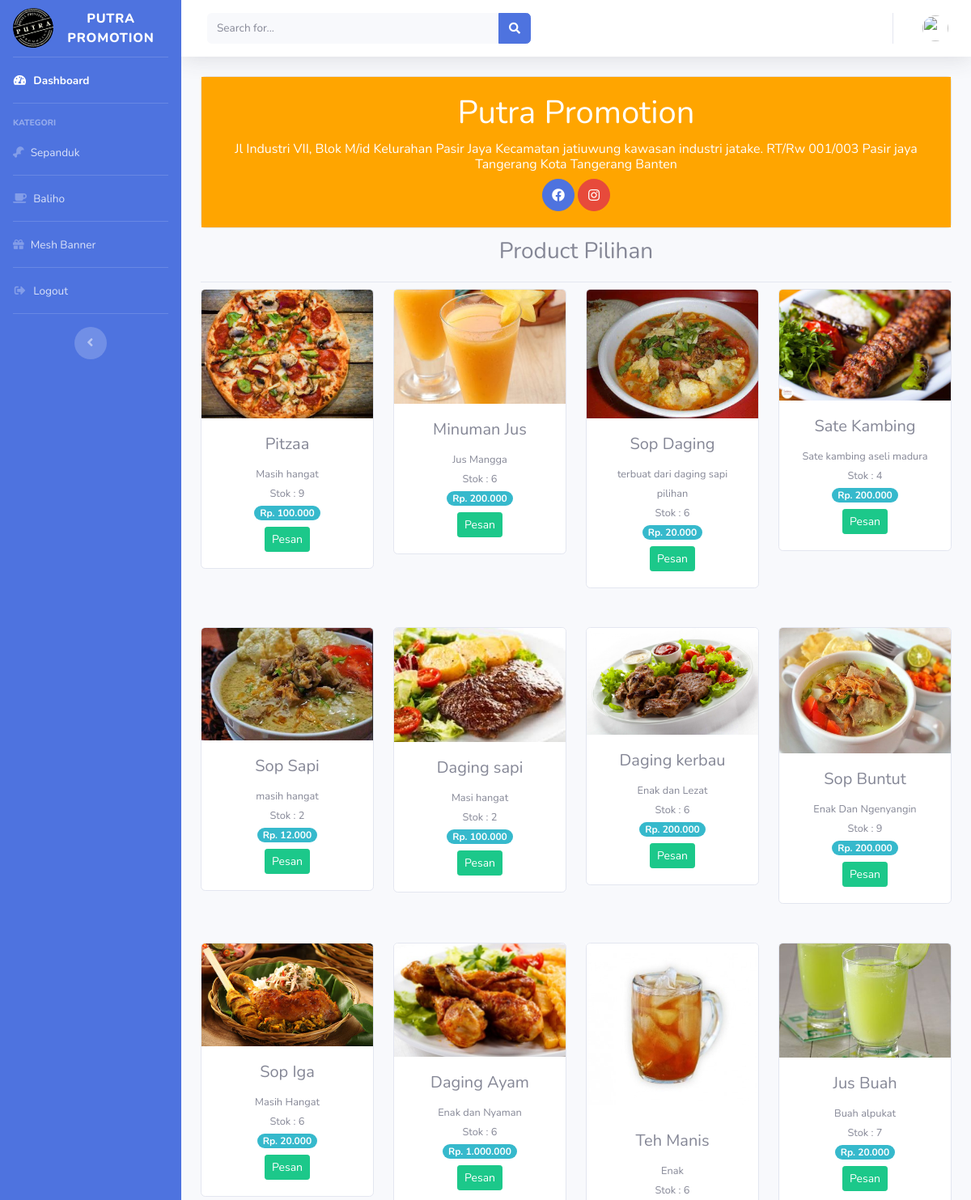
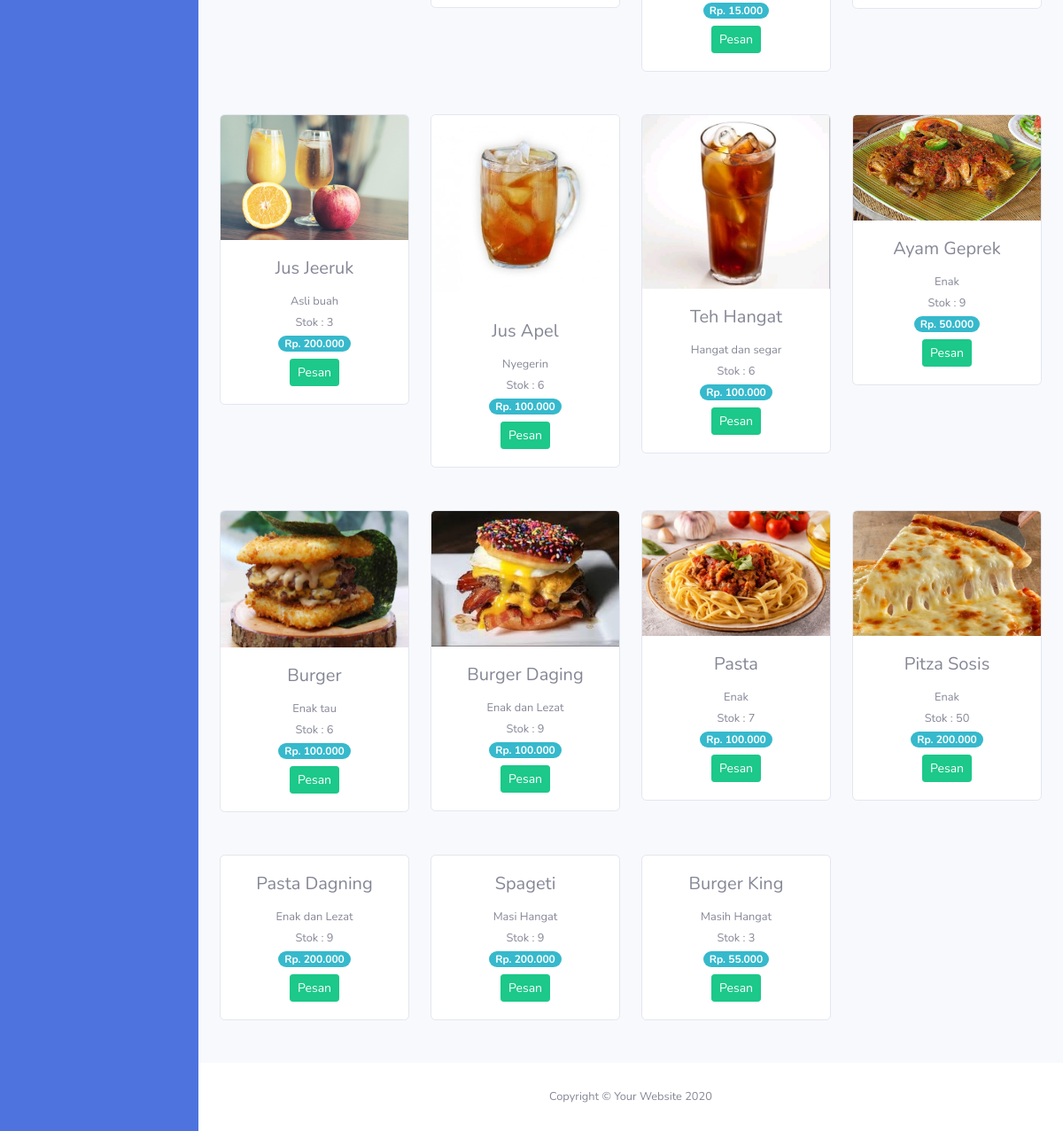
The page /index.php/dashboard on the database its author committed (2 pictures, top to bottom).
### tables this page shows
CREATE TABLE `tb_barang` (
  `id_barang` int(11) NOT NULL,
  `nama_barang` varchar(128) NOT NULL,
  `keterangan` varchar(225) NOT NULL,
  `kategori` varchar(60) NOT NULL,
  `harga` int(11) NOT NULL,
  `stok` int(4) NOT NULL,
  `gambar` varchar(200) NOT NULL
);

### application/controllers/Dashboard.php (called while the page is built, shortened)
<?php
class Dashboard extends CI_Controller {
	public function index(){
		$data['title'] = 'Dashboard';
		$data['user'] = $this->model_barang->tampil_user();
		$data['barang'] = $this->model_barang->tampil_data()->result_array();
		$this->load->view('templates/header', $data);
		$this->load->view('templates/sidebar');
		$this->load->view('templates/topbar', $data);
		$this->load->view('Dashboard/index', $data);
		$this->load->view('templates/footer');
	}
}

### index.php (called while the page is built, shortened)
<?php
require_once BASEPATH.'core/CodeIgniter.php';

### application/models/model_barang.php (called while the page is built, shortened)
<?php
class Model_barang extends CI_Model{
	public function tampil_data(){
		return $this->db->get('tb_barang');
	}
}

### application/views/Dashboard/index.php (the view, shortened to what this page needs)
     <div class="container-fluid">
     		<div class="card text-white text-center">
     			<div class="card-body" style="background: orange;">
     				<h1 class="card-title ">Putra Promotion</h1>
     				<h6>Jl Industri VII, Blok M/id Kelurahan Pasir Jaya Kecamatan jatiuwung kawasan industri jatake. RT/Rw 001/003 Pasir jaya Tangerang Kota Tangerang Banten</h6>
     				<button class="btn btn-primary btn-circle"><i class="fab fa-facebook"></i></i></button>
     				<button class="btn btn-danger btn-circle"><i class="fab fa-instagram"></i></button>
     			</div>
     		</div>
	<div class="card-header">
		<h3 align="center">Product Pilihan</h3>
	</div>
<div class="row text-center mt-2">
     		<?php foreach ($barang as $brg): ?>
      		<div class="col-6 col-md-3 col-lg-3 mb-5">
                     <div class="card">
                          <img src="<?= base_url('assets/img/barang/') .$brg['gambar']; ?>" class="card-img-top" id="perbesar" alt="" width="100%">
                   <div class="card-body">
                        	<h5 class="card-title"><?= $brg['nama_barang']; ?></h5>
       				<small><?= $brg['keterangan']; ?></small><br>
       				<small>Stok : <?= $brg['stok'] ?></small><br>
       				<span class="badge badge-pill badge-info mb-2">Rp. <?= number_format($brg['harga'], 0,',','.'); ?></span><br>
       				<a href="https://api.whatsapp.com/send?phone=6285364669771&text=Hallo%20Admin%20Saya%20Ingin%20Memesan" class="btn btn-sm btn-success">Pesan</a>
       			</div>
                     </div>
                 </div>
     		<?php endforeach ?>
</div>
     </div>
   </div>

### application/views/templates/header.php (shortened to what this page needs)
<!DOCTYPE html>
<html lang="en">
<head>
  <link href="<?= base_url('assets/') ?>vendor/fontawesome-free/css/all.min.css" rel="stylesheet" type="text/css">
  <link href="<?= base_url('assets/') ?>css/sb-admin-2.min.css" rel="stylesheet">
</head>
<body id="page-top">
  <div id="wrapper">

### application/views/templates/sidebar.php (shortened to what this page needs)
<ul class="navbar-nav sidebar bg-primary sidebar-dark accordion" id="accordionSidebar" >
  <a class="sidebar-brand d-flex align-items-center justify-content-center" href="">
    <div class="sidebar-brand-icon rotate-n-15">
      <img src="<?= base_url('assets/img/logo.jpeg') ?>" width="50" style="border-radius: 50%;">
    </div>
    <div class="sidebar-brand-text mx-1">Putra Promotion</div>
  </a>
  <hr class="sidebar-divider my-0">
  <?php if ($this->uri->segment(1) == 'dashboard'): ?>
    <li class="nav-item active">
  <?php else: ?>
    <li class="nav-item">
  <?php endif ?>
    <a class="nav-link" href="<?= base_url('dashboard') ?>">
      <i class="fas fa-fw fa-tachometer-alt"></i>
      <span>Dashboard</span></a>
  </li>
  <hr class="sidebar-divider">
  <div class="sidebar-heading">
    KATEGORI
  </div>
  <?php if ($this->uri->segment(2) == 'makanan'): ?>
    <li class="nav-item active">
  <?php else: ?>
    <li class="nav-item">
  <?php endif ?>
    <a class="nav-link" href="<?= base_url('kategori/makanan'); ?>">
      <i class="fas fa-drumstick-bite"></i>
      <span>Sepanduk</span></a>
  </li>
  <hr class="sidebar-divider my-0">
  <?php if ($this->uri->segment(2) == 'minuman'): ?>
    <li class="nav-item active">
  <?php else: ?>
    <li class="nav-item">
  <?php endif ?>
    <a class="nav-link" href="<?= base_url('kategori/minuman') ?>">
      <i class="fas fa-coffee" aria-hidden="true"></i>
      <span>Baliho</span></a>
  </li>
   <hr class="sidebar-divider my-0">
   <?php if ($this->uri->segment(2) == 'spesial'): ?>
    <li class="nav-item active">
  <?php else: ?>
    <li class="nav-item">
  <?php endif ?>
    <a class="nav-link" href="<?= base_url('kategori/spesial') ?>">
      <i class="fa fa-gift" aria-hidden="true"></i>
      <span>Mesh Banner</span></a>
  </li>
   <hr class="sidebar-divider my-0">
  <li class="nav-item">
    <a class="nav-link" href="<?= base_url('auth/logout') ?>" onclick="return confirm('Yakin Mau Logout');">
      <i class="fas fa-fw fa-sign-out-alt"></i>
      <span>Logout</span></a>
  </li>
  <hr class="sidebar-divider d-none d-md-block">
  <div class="text-center d-none d-md-inline">
    <button class="rounded-circle border-0" id="sidebarToggle"></button>
  </div>
</ul>

### application/views/templates/topbar.php (shortened to what this page needs)
<div id="content-wrapper" class="d-flex flex-column">
      <div id="content">
        <nav class="main-header navbar navbar-expand navbar-light bg-white topbar mb-4 static-top shadow">
          <form class="d-none d-sm-inline-block form-inline mr-auto ml-md-3 my-2 my-md-0 mw-100 navbar-search">
            <div class="input-group">
              <input type="text" class="form-control bg-light border-0 small" placeholder="Search for..." aria-label="Search" aria-describedby="basic-addon2">
              <div class="input-group-append">
                <button class="btn btn-primary" type="button">
                  <i class="fas fa-search fa-sm"></i>
                </button>
              </div>
            </div>
          </form>
          <ul class="navbar-nav ml-auto">
            <div class="navbar">
            </div>
            <li class="nav-item dropdown no-arrow">
              <a class="nav-link dropdown-toggle" href="#" id="userDropdown" role="button" data-toggle="dropdown" aria-haspopup="true" aria-expanded="false">
                <img class="img-profile rounded-circle" src="<?= base_url('assets/img/profile/') .$user['gambar'] ?>">
              </a>
            </li>
          </ul>
        </nav>

### application/views/templates/footer.php (shortened to what this page needs)
      <footer class="sticky-footer bg-white">
        <div class="container my-auto">
          <div class="copyright text-center my-auto">
            <span>Copyright &copy; Your Website 2020</span>
          </div>
        </div>
      </footer>
    </div>
  </div>
</body>
</html>

### rows shown on the page
tb_barang: gambar (picture), nama_barang "Pitzaa", keterangan "Masih hangat", stok "9", harga "100.000"
tb_barang: gambar (picture), nama_barang "Minuman Jus", keterangan "Jus Mangga", stok "6", harga "200.000"
tb_barang: gambar (picture), nama_barang "Sop Daging", keterangan "terbuat dari daging sapi pilihan", stok "6", harga "20.000"
tb_barang: gambar (picture), nama_barang "Sate Kambing", keterangan "Sate kambing aseli madura", stok "4", harga "200.000"
tb_barang: gambar (picture), nama_barang "Sop Sapi", keterangan "masih hangat", stok "2", harga "12.000"
tb_barang: gambar (picture), nama_barang "Daging sapi", keterangan "Masi hangat", stok "2", harga "100.000"
tb_barang: gambar (picture), nama_barang "Daging kerbau", keterangan "Enak dan Lezat", stok "6", harga "200.000"
tb_barang: gambar (picture), nama_barang "Sop Buntut", keterangan "Enak Dan Ngenyangin", stok "9", harga "200.000"
tb_barang: gambar (picture), nama_barang "Sop Iga", keterangan "Masih Hangat", stok "6", harga "20.000"
tb_barang: gambar (picture), nama_barang "Daging Ayam", keterangan "Enak dan Nyaman", stok "6", harga "1.000.000"
tb_barang: gambar (picture), nama_barang "Teh Manis", keterangan "Enak", stok "6", harga "15.000"
tb_barang: gambar (picture), nama_barang "Jus Buah", keterangan "Buah alpukat", stok "7", harga "20.000"
tb_barang: gambar (picture), nama_barang "Jus Jeeruk", keterangan "Asli buah", stok "3", harga "200.000"
tb_barang: gambar (picture), nama_barang "Jus Apel", keterangan "Nyegerin", stok "6", harga "100.000"
tb_barang: gambar (picture), nama_barang "Teh Hangat", keterangan "Hangat dan segar", stok "6", harga "100.000"
tb_barang: gambar (picture), nama_barang "Ayam Geprek", keterangan "Enak", stok "9", harga "50.000"
tb_barang: gambar (picture), nama_barang "Burger", keterangan "Enak tau", stok "6", harga "100.000"
tb_barang: gambar (picture), nama_barang "Burger Daging", keterangan "Enak dan Lezat", stok "9", harga "100.000"
tb_barang: gambar (picture), nama_barang "Pasta", keterangan "Enak", stok "7", harga "100.000"
tb_barang: gambar (picture), nama_barang "Pitza Sosis", keterangan "Enak", stok "50", harga "200.000"
tb_barang: nama_barang "Pasta Dagning", keterangan "Enak dan Lezat", stok "9", harga "200.000"
tb_barang: nama_barang "Spageti", keterangan "Masi Hangat", stok "9", harga "200.000"
tb_barang: nama_barang "Burger King", keterangan "Masih Hangat", stok "3", harga "55.000"
